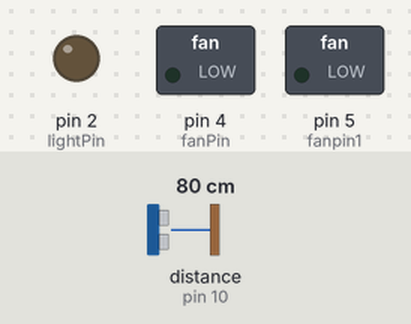
This sketch was run on a simulated Arduino Uno, built with avr-gcc and run on an emulated ATmega328P. Shown: switched loads named in the sketch (green lamp = pin HIGH), output pins drawn as LEDs (lit = HIGH). Wiring (inferred from the names in the program): ultrasonic range finder: trigger pin 9; echo pin 10. Inputs (shaded band) come from the test bench; at power-on: distance to the obstacle (sensor on pin 10) 80 cm. The echo pulse lasts 58.3 µs per cm; pins used as bus, display or sensor lines are not drawn.

Above: at 1.2 s.
1.3 s: distance to the obstacle (sensor on pin 10) set to 17 cm
2.8 s: distance to the obstacle (sensor on pin 10) set to 14 cm
At 3.4 s:
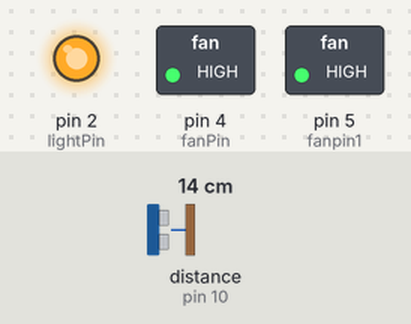
4.3 s: distance to the obstacle (sensor on pin 10) set to 18 cm
At 5.3 s:
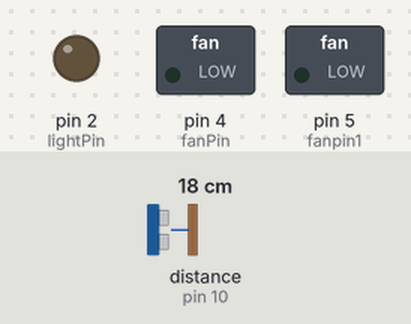
5.8 s: distance to the obstacle (sensor on pin 10) set to 2 cm
At 6.3 s:
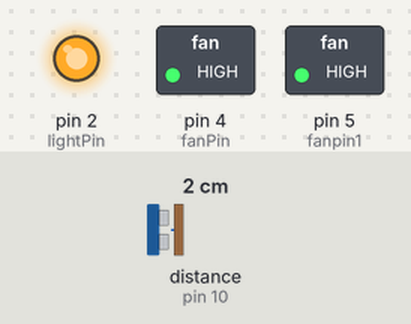
Timing chart, 0 to 8.3 s (numbered marks = the images above; inputs shaded):
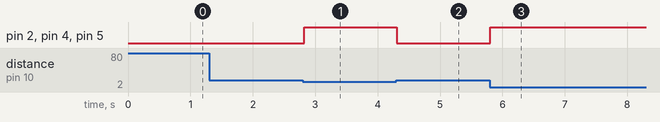

Measured:
- the behaviour switches between 16 and 15 cm on distance to the obstacle (sensor on pin 10) (found by bisection; images 0 and 1)
- after the input at 1.3 s, every drawn part: stays the same
- after the input at 2.8 s, pin 2 (lightPin), pin 4 (fanPin), pin 5 (fanpin1): LOW → HIGH at once
- after the input at 4.3 s, pin 2 (lightPin), pin 4 (fanPin), pin 5 (fanpin1): HIGH → LOW at once
- after the input at 5.8 s, pin 2 (lightPin), pin 4 (fanPin), pin 5 (fanpin1): LOW → HIGH at once

The sketch:

mod_light_fan_at_atm.ino
```cpp
const int trigPin = 9;
const int echoPin = 10;
const int fanPin = 4;
const int fanpin1= 5;
const int lightPin = 2;
const int maximumdistance =15;

long duration;
int distance; // The threshold distance in centimeters

void setup() {
  pinMode(trigPin, OUTPUT);
  pinMode(echoPin, INPUT);
  pinMode(fanPin, OUTPUT);
  pinMode(fanpin1,OUTPUT);
  pinMode(lightPin, OUTPUT);
}

void loop() {
  // Trigger the ultrasonic sensor
  digitalWrite(trigPin, LOW);
  delayMicroseconds(2);
  digitalWrite(trigPin, HIGH);
  delayMicroseconds(10);
  digitalWrite(trigPin, LOW);

  // Read the echo duration and calculate distance
  duration = pulseIn(echoPin, HIGH);
  distance = duration / 58;

  // Turn on the fan and light if distance is below threshold
  if (distance <= maximumdistance) {
    digitalWrite(fanPin, HIGH);
    digitalWrite(fanpin1 ,HIGH);
    digitalWrite(lightPin, HIGH);
  } else {
    digitalWrite(fanPin, LOW);
    digitalWrite(fanpin1, LOW);
    digitalWrite(lightPin, LOW);
  }

  // Delay for a short period of time before taking another reading
  delay(50);
}
```
